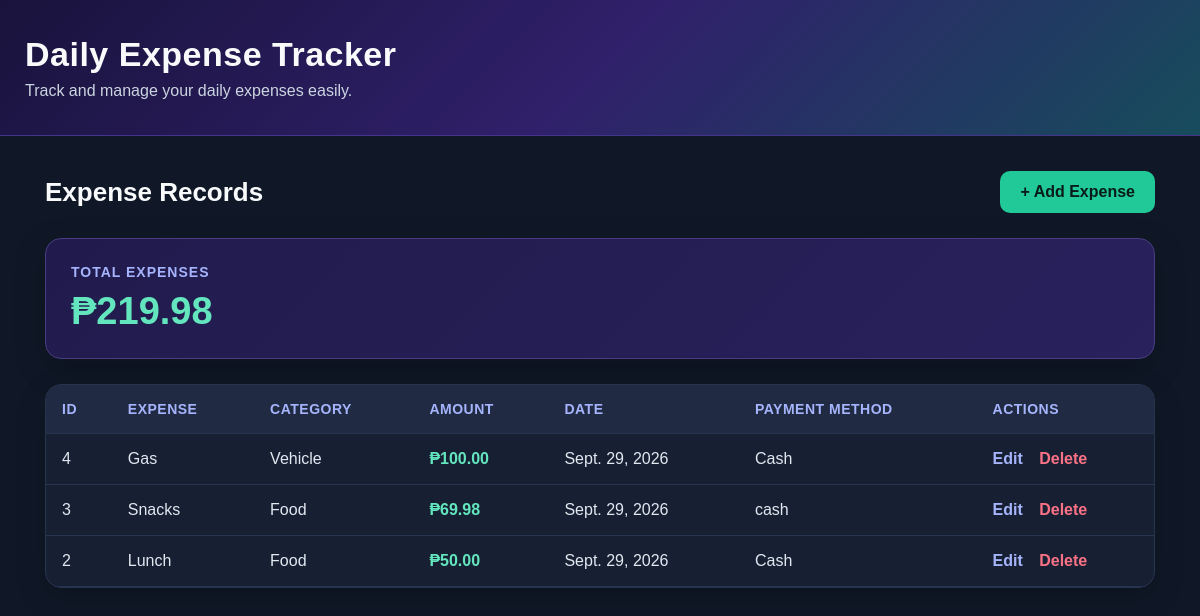
The page / on the database its author committed.
### MyApp/models.py (models this page shows, shortened)
class Expense(models.Model):
    expense_id = models.AutoField(primary_key=True)
    expense_name = models.CharField(max_length=100)
    category = models.CharField(max_length=50)
    amount = models.DecimalField(max_digits=10, decimal_places=2)
    date = models.DateField()
    payment_method = models.CharField(max_length=50)
    notes = models.TextField(blank=True)

### MyApp/views.py (the view)
def expense_list(request):
    expenses = Expense.objects.all().order_by('-date', '-expense_id')
    total_amount = Expense.objects.aggregate(
        total=Sum('amount')
    )['total'] or 0
    return render(request, 'MyApp/expenses_list.html', {
        'expenses': expenses,
        'total_amount': total_amount,
    })

### MyApp/templates/MyApp/expenses_list.html (shortened to what this page needs)
<!DOCTYPE html>
<html lang="en">
<head>
</head>
<body>
    <div class="header">
        <div class="header-content">
            <h1>
                Daily Expense Tracker
            </h1>
            <p>
                Track and manage your daily expenses easily.
            </p>
        </div>
    </div>
    <div class="container">
        <div class="top-bar">
            <h2>
                Expense Records
            </h2>
            <a
                href="{% url 'add_expense' %}"
                class="button"
            >
                + Add Expense
            </a>
        </div>
        <div class="summary">
            <h3>
                Total Expenses
            </h3>
            <div class="total">
                ₱{{ total_amount|floatformat:2 }}
            </div>
        </div>
        <div class="table-container">
            <table>
                <thead>
                    <tr>
                        <th>ID</th>
                        <th>Expense</th>
                        <th>Category</th>
                        <th>Amount</th>
                        <th>Date</th>
                        <th>Payment Method</th>
                        <th>Actions</th>
                    </tr>
                </thead>
                <tbody>
                    {% for expense in expenses %}
                    <tr>
                        <td>
                            {{ expense.expense_id }}
                        </td>
                        <td>
                            {{ expense.expense_name }}
                        </td>
                        <td>
                            {{ expense.category }}
                        </td>
                        <td class="amount">
                            ₱{{ expense.amount|floatformat:2 }}
                        </td>
                        <td>
                            {{ expense.date }}
                        </td>
                        <td>
                            {{ expense.payment_method }}
                        </td>
                        <td>
                            <a
                                href="{% url 'edit_expense' expense.expense_id %}"
                                class="edit"
                            >
                                Edit
                            </a>
                            <a
                                href="{% url 'delete_expense' expense.expense_id %}"
                                class="delete"
                            >
                                Delete
                            </a>
                        </td>
                    </tr>
                    {% endfor %}
                </tbody>
            </table>
        </div>
    </div>
</body>
</html>

### MyApp/templates/MyApp/expenses_list.html (style rules this page uses)
* { box-sizing: border-box; }
body { margin: 0; font-family: Arial, Helvetica, sans-serif; background: #101827; color: #f8fafc; }
.header { background: linear-gradient( 135deg, #19133c, #30206b, #174c5c ); padding: 35px 20px; border-bottom: 1px solid #44358c; }
.header-content { max-width: 1150px; margin: auto; }
.header h1 { margin: 0; font-size: 34px; letter-spacing: 0.5px; }
.header p { margin-top: 8px; margin-bottom: 0; color: #cbd5e1; font-size: 16px; }
.container { max-width: 1150px; margin: 35px auto; padding: 0 20px; }
.top-bar { display: flex; justify-content: space-between; align-items: center; gap: 20px; margin-bottom: 25px; }
.top-bar h2 { margin: 0; font-size: 26px; }
.button { display: inline-block; background: #20c997; color: #071c18; text-decoration: none; padding: 12px 20px; border-radius: 10px; font-weight: bold; transition: 0.2s; }
.summary { background: linear-gradient( 135deg, #211b4d, #29215c ); padding: 25px; border-radius: 16px; margin-bottom: 25px; border: 1px solid #493c82; box-shadow: 0 10px 30px rgba(0, 0, 0, 0.25); }
.summary h3 { margin: 0 0 10px; color: #a5b4fc; font-size: 14px; text-transform: uppercase; letter-spacing: 1px; }
.total { font-size: 38px; font-weight: bold; color: #63e6be; }
.table-container { background: #172033; border-radius: 16px; overflow-x: auto; border: 1px solid #27344d; box-shadow: 0 10px 30px rgba(0, 0, 0, 0.20); }
table { width: 100%; border-collapse: collapse; }
th, td { padding: 16px; text-align: left; border-bottom: 1px solid #27344d; }
th { background: #202b43; color: #a5b4fc; font-size: 14px; text-transform: uppercase; letter-spacing: 0.5px; }
td { color: #e2e8f0; }
tbody tr { transition: 0.2s; }
.amount { color: #63e6be; font-weight: bold; }
.edit { color: #a5b4fc; text-decoration: none; margin-right: 12px; font-weight: bold; }
.delete { color: #fb7185; text-decoration: none; font-weight: bold; }

### rows shown on the page
Expense: expense_id "4", expense_name "Gas", category "Vehicle", amount "100.00", date "Sept. 29, 2026", payment_method "Cash"
Expense: expense_id "3", expense_name "Snacks", category "Food", amount "69.98", date "Sept. 29, 2026", payment_method "cash"
Expense: expense_id "2", expense_name "Lunch", category "Food", amount "50.00", date "Sept. 29, 2026", payment_method "Cash"

### other values the page prints
{{ total_amount|floatformat:2 }} "219.98"
